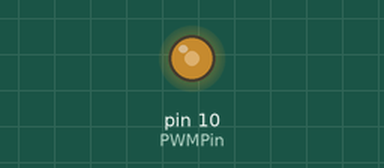
This sketch was run on a simulated Arduino Uno, built with avr-gcc and run on an emulated ATmega328P. Parts: output pins drawn as LEDs (lit = HIGH).

Above: at 0.1 s.
Timing chart, 0 to 1.6 s (numbered marks = the images above):
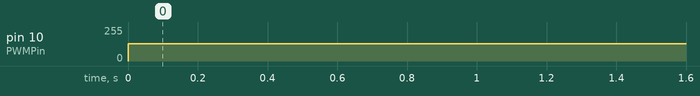

Measured:
- by itself, pin 10 (PWMPin): 0/255 → 128/255 at 0.00 s

The sketch:

dutyandflq.ino
```cpp
#include <avr/io.h>

#define PWMPin 10

unsigned int frq = 250; // 周波数
float duty = 0.5; //指定したいデューティ比

void setup() {
  pinMode(PWMPin, OUTPUT);
    // モード指定
  TCCR1A = 0b00100001;
  TCCR1B = 0b00010010;
}

void loop() {


  // TOP値指定
  OCR1A = (unsigned int)(1000000 / frq);

  // Duty比指定
  OCR1B = (unsigned int)(1000000 / frq * duty);
}
```
